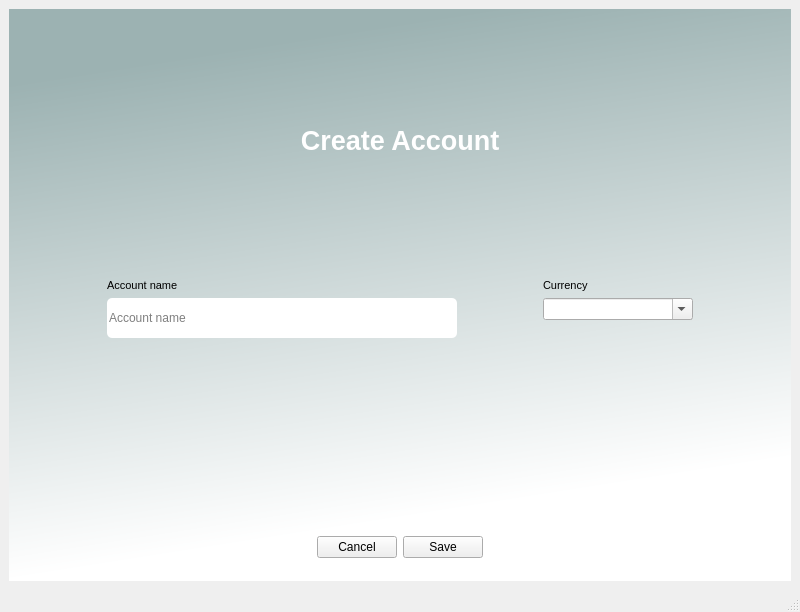
<?xml version="1.0" encoding="UTF-8"?>
<ui version="4.0">
 <class>MainWindow</class>
 <widget class="QMainWindow" name="MainWindow">
  <property name="geometry">
   <rect>
    <x>0</x>
    <y>0</y>
    <width>800</width>
    <height>612</height>
   </rect>
  </property>
  <property name="windowTitle">
   <string>MainWindow</string>
  </property>
  <widget class="QWidget" name="centralwidget">
   <layout class="QVBoxLayout" name="verticalLayout">
    <item>
     <widget class="QWidget" name="verticalWidget" native="true">
      <property name="styleSheet">
       <string notr="true">QWidget#verticalWidget{
background-color:qlineargradient(spread:pad, x1:0, y1:0, x2:0.207, y2:0.954545, stop:0.132159 rgba(156, 178, 178, 255), stop:1 rgba(255, 255, 255, 255))}</string>
      </property>
      <layout class="QVBoxLayout" name="verticalLayout_2" stretch="5,5,1">
       <item>
        <widget class="QWidget" name="widget_2" native="true">
         <layout class="QHBoxLayout" name="horizontalLayout_2">
          <item>
           <widget class="QLabel" name="label">
            <property name="text">
             <string>&lt;html&gt;&lt;head/&gt;&lt;body&gt;&lt;p align=&quot;center&quot;&gt;&lt;span style=&quot; font-size:20pt; font-weight:600; color:#ffffff;&quot;&gt;Create Account&lt;/span&gt;&lt;/p&gt;&lt;/body&gt;&lt;/html&gt;</string>
            </property>
           </widget>
          </item>
         </layout>
        </widget>
       </item>
       <item>
        <widget class="QWidget" name="widget" native="true">
         <layout class="QHBoxLayout" name="horizontalLayout" stretch="1,1">
          <item>
           <layout class="QVBoxLayout" name="acc_verticalLayout" stretch="0,0,0,0">
            <item>
             <widget class="QLabel" name="acc_label">
              <property name="font">
               <font>
                <pointsize>8</pointsize>
               </font>
              </property>
              <property name="text">
               <string>Account name</string>
              </property>
             </widget>
            </item>
            <item>
             <widget class="QLineEdit" name="acc_name_line">
              <property name="minimumSize">
               <size>
                <width>0</width>
                <height>40</height>
               </size>
              </property>
              <property name="maximumSize">
               <size>
                <width>350</width>
                <height>16777215</height>
               </size>
              </property>
              <property name="toolTip">
               <string/>
              </property>
              <property name="styleSheet">
               <string notr="true">background-color: rgb(255, 255, 255);
border-radius:5px;
</string>
              </property>
              <property name="text">
               <string/>
              </property>
              <property name="frame">
               <bool>false</bool>
              </property>
              <property name="placeholderText">
               <string>Account name</string>
              </property>
             </widget>
            </item>
            <item>
             <widget class="QLabel" name="create_account_label">
              <property name="minimumSize">
               <size>
                <width>0</width>
                <height>15</height>
               </size>
              </property>
              <property name="maximumSize">
               <size>
                <width>16777215</width>
                <height>15</height>
               </size>
              </property>
              <property name="font">
               <font>
                <pointsize>7</pointsize>
                <italic>true</italic>
               </font>
              </property>
              <property name="text">
               <string/>
              </property>
             </widget>
            </item>
            <item>
             <spacer name="verticalSpacer">
              <property name="orientation">
               <enum>Qt::Vertical</enum>
              </property>
              <property name="sizeHint" stdset="0">
               <size>
                <width>20</width>
                <height>40</height>
               </size>
              </property>
             </spacer>
            </item>
           </layout>
          </item>
          <item>
           <layout class="QVBoxLayout" name="currency_verticalLayout">
            <item>
             <widget class="QLabel" name="currency_label">
              <property name="font">
               <font>
                <pointsize>8</pointsize>
               </font>
              </property>
              <property name="text">
               <string>Currency</string>
              </property>
             </widget>
            </item>
            <item>
             <widget class="QComboBox" name="currency_comboBox">
              <property name="maximumSize">
               <size>
                <width>150</width>
                <height>16777215</height>
               </size>
              </property>
              <property name="editable">
               <bool>true</bool>
              </property>
              <property name="frame">
               <bool>true</bool>
              </property>
             </widget>
            </item>
            <item>
             <spacer name="verticalSpacer_2">
              <property name="orientation">
               <enum>Qt::Vertical</enum>
              </property>
              <property name="sizeHint" stdset="0">
               <size>
                <width>20</width>
                <height>40</height>
               </size>
              </property>
             </spacer>
            </item>
           </layout>
          </item>
         </layout>
        </widget>
       </item>
       <item>
        <widget class="QWidget" name="sabe_button_widget" native="true">
         <layout class="QHBoxLayout" name="horizontalLayout_5">
          <item>
           <spacer name="save_horizontalSpacer_l">
            <property name="orientation">
             <enum>Qt::Horizontal</enum>
            </property>
            <property name="sizeHint" stdset="0">
             <size>
              <width>40</width>
              <height>20</height>
             </size>
            </property>
           </spacer>
          </item>
          <item>
           <widget class="QPushButton" name="cancel_button">
            <property name="text">
             <string>Cancel</string>
            </property>
           </widget>
          </item>
          <item>
           <widget class="QPushButton" name="save_button">
            <property name="text">
             <string>Save</string>
            </property>
           </widget>
          </item>
          <item>
           <spacer name="save_horizontalSpacer_r">
            <property name="orientation">
             <enum>Qt::Horizontal</enum>
            </property>
            <property name="sizeHint" stdset="0">
             <size>
              <width>40</width>
              <height>20</height>
             </size>
            </property>
           </spacer>
          </item>
         </layout>
        </widget>
       </item>
      </layout>
     </widget>
    </item>
   </layout>
  </widget>
  <widget class="QMenuBar" name="menubar">
   <property name="geometry">
    <rect>
     <x>0</x>
     <y>0</y>
     <width>800</width>
     <height>26</height>
    </rect>
   </property>
  </widget>
  <widget class="QStatusBar" name="statusbar"/>
 </widget>
 <tabstops>
  <tabstop>acc_name_line</tabstop>
  <tabstop>currency_comboBox</tabstop>
  <tabstop>save_button</tabstop>
 </tabstops>
 <resources/>
 <connections/>
</ui>
